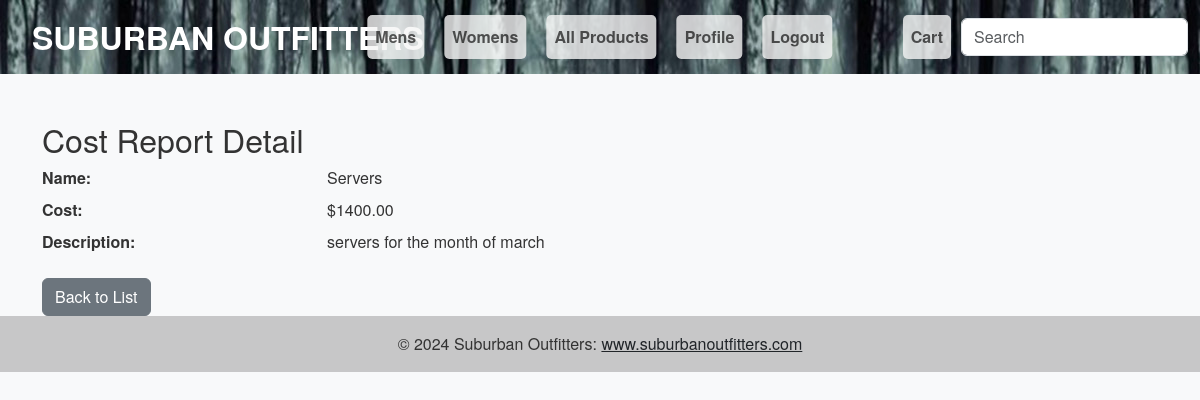
/customers/cost_reports/1/, run on the app's committed database.
### customer/models.py (models this page shows, shortened)
class CostReport(models.Model):
    name = models.CharField(max_length=255)
    cost = models.DecimalField(max_digits=10, decimal_places=2)
    description = models.TextField()

### customer/views.py (the view)
# urls.py: path('cost_reports/<int:pk>/', CostReportDetail.as_view(), name='cost_report_detail'),
class CostReportDetail(DetailView):
    model = CostReport
    template_name = 'cost_report_detail.html'  # Specify your template name
    context_object_name = 'cost_report'

### customer/context_processors.py (called while the page is built)
def categories(request):
    return {
        'categories': Category.objects.all()
    }

### templates/cost_report_detail.html
{% extends "base.html" %}
{% block content %}
<div class="container mt-5">
    <h2>Cost Report Detail</h2>
    <dl class="row">
        <dt class="col-sm-3">Name:</dt>
        <dd class="col-sm-9">{{ cost_report.name }}</dd>
        <dt class="col-sm-3">Cost:</dt>
        <dd class="col-sm-9">${{ cost_report.cost }}</dd>
        <dt class="col-sm-3">Description:</dt>
        <dd class="col-sm-9">{{ cost_report.description }}</dd>
    </dl>
    <a href="{% url 'cost_report_list' %}" class="btn btn-secondary">Back to List</a>
</div>
{% endblock %}

### static/css/styles.css (style rules this page uses)
body { background-color: #f8f9fa; color: #333; font-family: 'Helvetica Neue', Helvetica, Arial, sans-serif; margin-top: 120px; }
h1, h2, h3, h4, h5, h6 { color: #333; }

### data on the page
CostReport: name "Servers", cost "1400.00", description "servers for the month of march"
